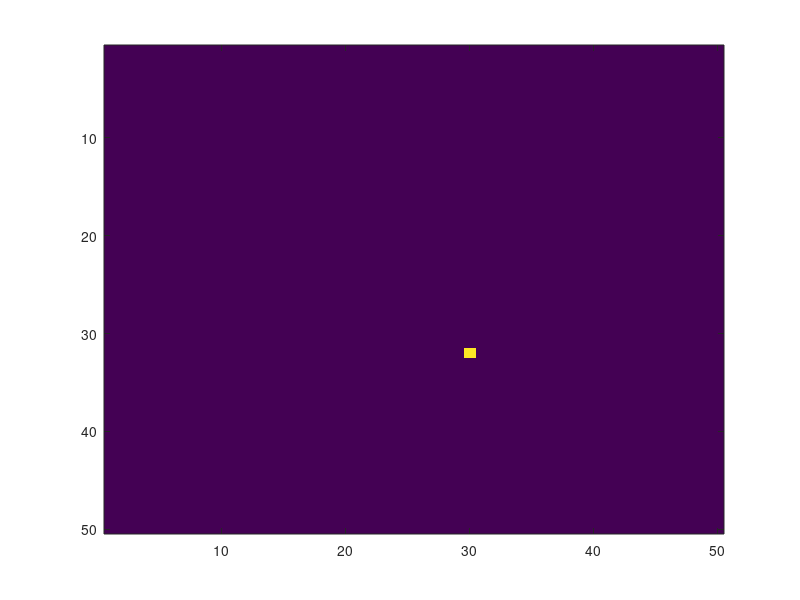

MATLAB code to generate this figure:
%%Cellular Automation random walk
%Particle walks around a box
%Marko Visnjic
figure(1)
clf
%Generates a Random walking cell
xmax = 50;
x = 0:xmax;
ymax = 50;
y = 0:ymax;

%Initial Surface
surface = zeros([xmax  ymax]);
particle = 1; % Particle is a "1" empty space is "0"
Init_PosX= xmax/2; %Starting Position
Init_PosY= ymax/2; %Starting Position
surface(Init_PosX,Init_PosY)= particle; %Starting the particle

%%Time
tmax = 100;
t = 0:tmax;
imax = length(t);



for i = 1:imax
    move = rand; %Every iteration a random number will be generated to correspond with moving the particle around
    if move <= 0.25; %Move up one in X
        motionX = 1;
        motionY = 0;
        
    elseif (0.25 < move) && (move <= 0.5) %Move down one in X
            motionX = -1;
            motionY = 0;
    end
    if (0.5 < move) && (move <= 0.75) %Move down one in Y
            motionY = -1;
            motionX = 0;
            
    elseif  move > 0.75 %Move down one in X
            motionY = 1;
            motionX = 0;
    end
    
    %Update the particle position
    Init_PosX = Init_PosX + motionX; 
    Init_PosY = Init_PosY + motionY; 
    
    if Init_PosX >= xmax
     Init_PosX = xmax;
    end
    if Init_PosY >= ymax
     Init_PosY = ymax;
    end
    
    %Set the new position equal to the particle  
    surface(Init_PosX+motionX,Init_PosY+motionY)= particle;
  
    image(surface,'CDataMapping','scaled')
    %Reset the surface and start again
  surface(:,:)=0;
  pause(0.1)
end
